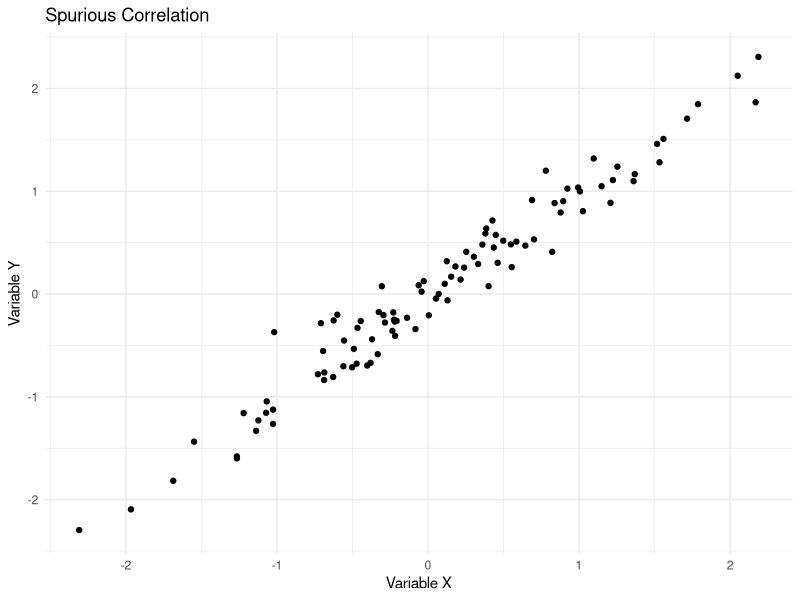

Generate this figure with R:
## ---- chunk 1
#| include: false
#load libraries
library(ggplot2)
## ---- chunk 2
# Generating random data
set.seed(123)
n <- 100
x <- rnorm(n)  # Generating random data for variable X
y <- x + rnorm(n, mean = 0, sd = 0.2)  # Generating Y correlated with X

# Create a dataframe
data <- data.frame(X = x, Y = y)

# Plotting the spurious correlation using ggplot2
ggplot(data, aes(x = X, y = Y)) +
  geom_point() +
  labs(title = "Spurious Correlation",
       x = "Variable X",
       y = "Variable Y") +
  theme_minimal()

